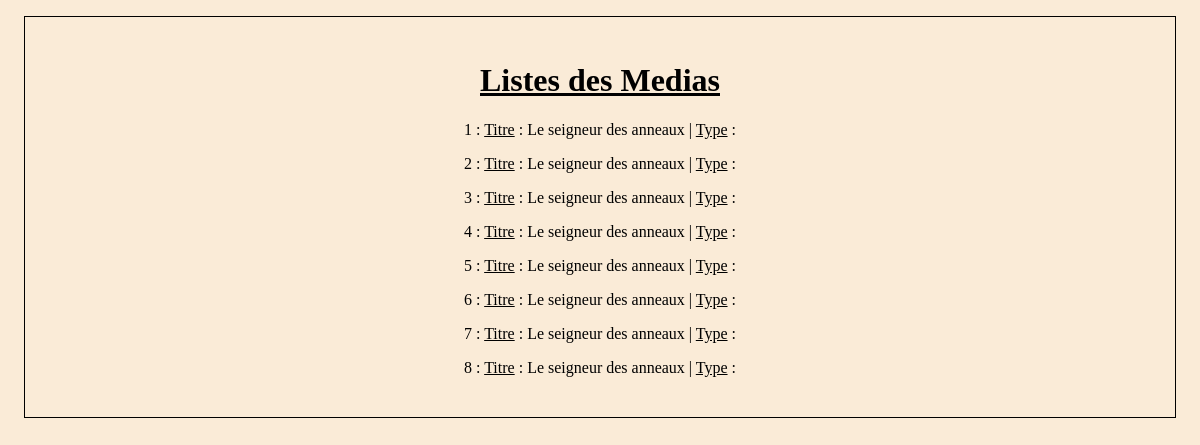
The app's page /, older data.
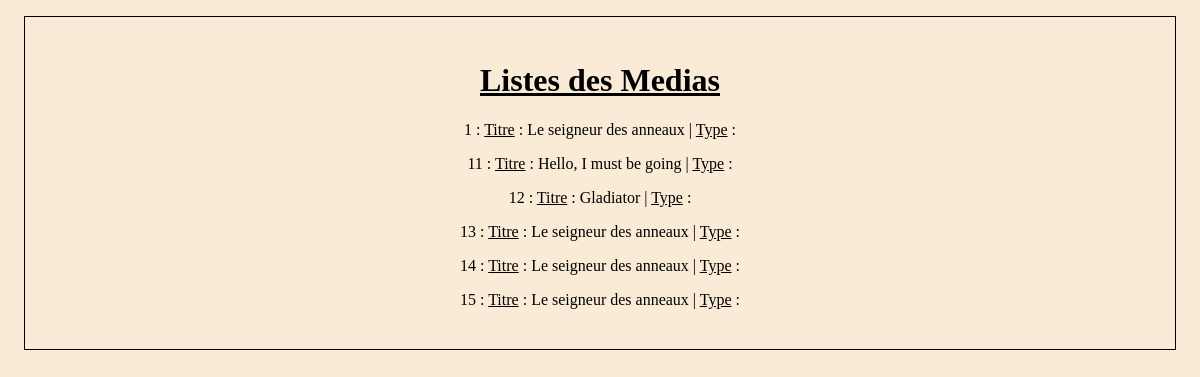
The same page, newer data.
### bibliothecaire/models.py (models this page shows)
class Media(models.Model):
    nom = models.fields.CharField(max_length=150)
    type = models.fields.CharField( max_length=2,
        choices=[(tag.value[0], tag.value[1]) for tag in StatusEnum],
        default=StatusEnum.DEFAULT.value[0])

### membre/view.py (the view)
# urls.py: path('', views.listemedias),
def listemedias(request):
    medias = Media.objects.all()
    return render(request, 'media/listsMedia.html',
                  {'medias': medias})

### bibliothecaire/templates/media/listsMedia.html
{% load static %}
<link rel="stylesheet" type="text/css" href="{% static 'css/style.css' %}" />
<body>
    <div class="media">
        <h1>Listes des Medias</h1>
            {% for media in medias %}
        <ul>
            <li> {{ media.id }} : <u>Titre</u> : {{ media.nom }} | <u>Type</u> : {{ form.type }} </li>
            {% endfor %}
        </ul>
    </div>
</body>

### bibliothecaire/static/css/style.css (style rules this page uses)
* { font-family: Verdana; background-color: antiquewhite; text-align: center; }
.media, .membre { margin: 1em; padding: 1.5em; border: 1.5px solid black; }
h1 { text-decoration: underline; }
ul { list-style: none; padding: 0; }
li { margin-bottom: 1em; }

Row changes from the older to the newer data that the page shows:
removed Media: id "2", nom "Le seigneur des anneaux"
removed Media: id "3", nom "Le seigneur des anneaux"
removed Media: id "4", nom "Le seigneur des anneaux"
removed Media: id "5", nom "Le seigneur des anneaux"
removed Media: id "6", nom "Le seigneur des anneaux"
removed Media: id "7", nom "Le seigneur des anneaux"
removed Media: id "8", nom "Le seigneur des anneaux"
added Media: id "11", nom "Hello, I must be going"
added Media: id "12", nom "Gladiator"
added Media: id "13", nom "Le seigneur des anneaux"
added Media: id "14", nom "Le seigneur des anneaux"
added Media: id "15", nom "Le seigneur des anneaux"
